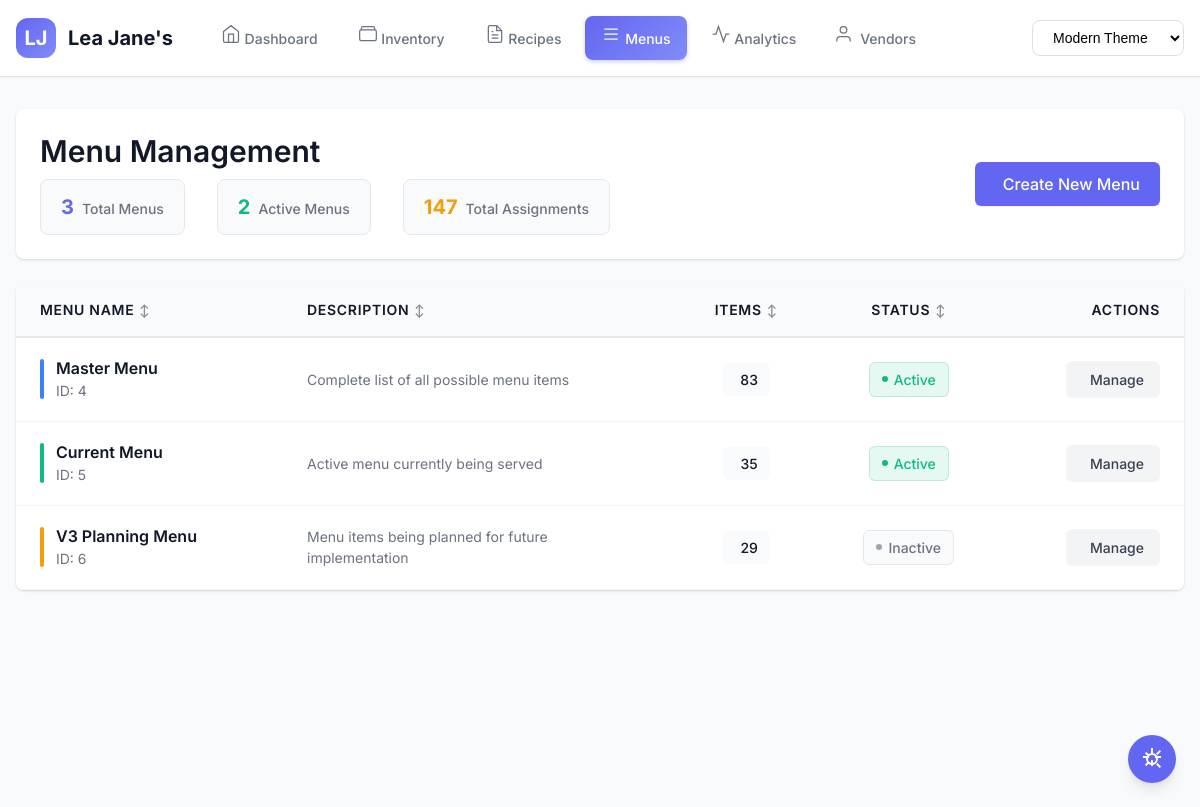
Page /menus_mgmt on the committed database.
### tables this page shows
CREATE TABLE "menus_actual" (
    menu_id INTEGER PRIMARY KEY AUTOINCREMENT,
    menu_name TEXT NOT NULL UNIQUE,
    menu_version TEXT NOT NULL, -- "Current", "V3 Planning", "Summer 2025"
    
    -- Menu Status & Timeline
    status TEXT DEFAULT 'Draft' CHECK (status IN ('Draft', 'Testing', 'Active', 'Archived')),
    effective_date DATE,
    end_date DATE,
    
    -- Menu Configuration
    description TEXT,
    target_food_cost REAL DEFAULT 30.0,
    
    -- Audit
    created_at TIMESTAMP DEFAULT CURRENT_TIMESTAMP,
    updated_at TIMESTAMP DEFAULT CURRENT_TIMESTAMP
);

### app.py (the view)
@app.route('/menus_mgmt')
def menus():
    with get_db() as conn:
        menus = conn.execute('''
            SELECT m.*,
                   COUNT(DISTINCT mmi.menu_item_id) as item_count
            FROM menus m
            LEFT JOIN menu_menu_items mmi ON m.id = mmi.menu_id
            GROUP BY m.id
            ORDER BY m.sort_order, m.menu_name
        ''').fetchall()
    theme = get_theme()
    return render_template(f'menus_{theme}.html', menus=menus)

### app.py (called while the page is built)
def get_db():
    conn = sqlite3.connect(DATABASE)
    conn.row_factory = sqlite3.Row
    return conn

def get_theme():
    theme = request.args.get('theme') or request.cookies.get('theme', 'modern')
    return theme if theme in ['modern', 'neo', 'fam'] else 'modern'

### templates/menus_modern.html (shortened to what this page needs)
{% extends "base_modern.html" %}
{% block content %}
<div class="container-fluid">
    <div class="stats-container">
        <div style="display: flex; justify-content: space-between; align-items: center; flex-wrap: wrap; gap: 1rem;">
            <div>
                <h1 style="color: var(--text-primary); margin: 0; font-size: 1.875rem;">Menu Management</h1>
                <div class="stats-row">
                    <div class="stat-item stat-total">
                        <span class="stat-value">{{ menus|length }}</span>
                        <span class="stat-label">Total Menus</span>
                    </div>
                    <div class="stat-item stat-active">
                        <span class="stat-value">{{ menus|selectattr('is_active')|list|length }}</span>
                        <span class="stat-label">Active Menus</span>
                    </div>
                    <div class="stat-item stat-items">
                        <span class="stat-value">{{ menus|sum(attribute='item_count') }}</span>
                        <span class="stat-label">Total Assignments</span>
                    </div>
                </div>
            </div>
            <a href="{{ url_for('create_menu') }}" style="background: #6366f1; color: white; padding: 0.625rem 1.25rem; border-radius: 6px; text-decoration: none; display: inline-flex; align-items: center; gap: 0.5rem; font-weight: 500; box-shadow: 0 1px 2px rgba(0,0,0,0.05);">
                 Create New Menu
            </a>
        </div>
    </div>
    <div style="background: var(--bg-primary); border-radius: 8px; overflow: hidden; box-shadow: var(--shadow);">
        <table class="table" style="width: 100%; border-collapse: collapse;">
            <thead>
                <tr style="background-color: var(--bg-secondary); border-bottom: 2px solid var(--gray-200);">
                    <th style="text-align: left; padding: 1rem 1.5rem; font-weight: 600; color: var(--text-primary); font-size: 0.875rem; text-transform: uppercase; letter-spacing: 0.05em;">Menu Name</th>
                    <th style="text-align: left; padding: 1rem 1.5rem; font-weight: 600; color: var(--text-primary); font-size: 0.875rem; text-transform: uppercase; letter-spacing: 0.05em;">Description</th>
                    <th style="text-align: center; padding: 1rem 1.5rem; font-weight: 600; color: var(--text-primary); font-size: 0.875rem; text-transform: uppercase; letter-spacing: 0.05em;">Items</th>
                    <th style="text-align: center; padding: 1rem 1.5rem; font-weight: 600; color: var(--text-primary); font-size: 0.875rem; text-transform: uppercase; letter-spacing: 0.05em;">Status</th>
                    <th style="text-align: right; padding: 1rem 1.5rem; font-weight: 600; color: var(--text-primary); font-size: 0.875rem; text-transform: uppercase; letter-spacing: 0.05em;">Actions</th>
                </tr>
            </thead>
            <tbody style="background-color: var(--bg-primary);">
                {% set accent_colors = ['#3b82f6', '#10b981', '#f59e0b', '#ef4444', '#8b5cf6', '#ec4899', '#06b6d4', '#84cc16'] %}
                {% for menu in menus %}
                <tr style="border-bottom: 1px solid var(--gray-200); transition: background-color 0.15s;">
                    <td style="padding: 1.25rem 1.5rem;">
                        <div style="display: flex; align-items: center; gap: 0.75rem;">
                            <div style="width: 4px; height: 40px; background-color: {{ accent_colors[loop.index0 % accent_colors|length] }}; border-radius: 2px;"></div>
                            <div>
                                <h4 style="margin: 0; font-size: 1rem; color: var(--text-primary); font-weight: 600;">{{ menu.menu_name }}</h4>
                                <p style="margin: 0.125rem 0 0 0; font-size: 0.875rem; color: var(--text-secondary);">ID: {{ menu.id }}</p>
                            </div>
                        </div>
                    </td>
                    <td style="padding: 1.25rem 1.5rem; color: var(--text-secondary); font-size: 0.875rem; max-width: 300px;">
                        {{ menu.description or 'No description provided' }}
                    </td>
                    <td style="padding: 1.25rem 1.5rem; text-align: center;">
                        <span style="display: inline-flex; align-items: center; gap: 0.375rem; background-color: var(--bg-secondary); color: var(--text-primary); padding: 0.375rem 0.75rem; border-radius: 6px; font-size: 0.875rem; font-weight: 500;">
                            {{ menu.item_count }}
                        </span>
                    </td>
                    <td style="padding: 1.25rem 1.5rem; text-align: center;">
                        {% if menu.is_active %}
                            <span class="status-badge active">
                                <span class="status-dot"></span>
                                Active
                            </span>
                        {% else %}
                            <span class="status-badge inactive">
                                <span class="status-dot"></span>
                                Inactive
                            </span>
                        {% endif %}
                    </td>
                    <td style="padding: 1.25rem 1.5rem; text-align: right;">
                        <a href="{{ url_for('edit_menu', menu_id=menu.id) }}"
                           style="display: inline-flex; align-items: center; gap: 0.5rem; background-color: #f3f4f6; color: #374151; padding: 0.5rem 1rem; border-radius: 6px; text-decoration: none; font-size: 0.875rem; font-weight: 500; transition: all 0.15s;"
                           onmouseover="this.style.backgroundColor='#e5e7eb'"
                           onmouseout="this.style.backgroundColor='#f3f4f6'">
                             Manage
                        </a>
                    </td>
                </tr>
                {% endfor %}
            </tbody>
        </table>
    </div>
</div>
{% endblock %}

### static/css/design-system.css (style rules this page uses)
:root { --space-unit: 8px; --space-0: 0; --space-1: calc(var(--space-unit) * 0.5); --space-2: var(--space-unit); --space-3: calc(var(--space-unit) * 1.5); --space-4: calc(var(--space-unit) * 2); --space-5: calc(var(--space-unit) * 2.5); --space-6: calc(var(--space-unit) * 3); --space-7: calc(var(--space-unit) * 3.5); --space-8: calc(var(--space-unit) * 4); --space-9: calc(var(--space-unit) * 4.5); --space-10: calc(var(--space-unit) * 5); --space-12: calc(var(--space-unit) * 6); --space-16: calc(var(--space-unit) * 8); --space-20: calc(var(--space-unit) * 10); --space-24: calc(var(--space-unit) * 12); --space-xs: var(--space-1); --space-sm: var(--space-2); --space-md: var(--space-4); --space-lg: var(--space-6); --space-xl: var(--space-8); --space-2xl: var(--space-12); --space-3xl: var(--space-16); --card-padding: var(--space-6); --section-spacing: var(--space-10); --container-padding: var(--space-4); --form-spacing: var(--space-6); --button-padding-x: var(--space-5); --button-padding-y: var(--space-3); --input-padding-x: var(--space-4); --input-padding-y: var(--space-3); }
:root { --text-xs: 0.75rem; --text-sm: 0.875rem; --text-base: 1rem; --text-lg: 1.125rem; --text-xl: 1.25rem; --text-2xl: 1.5rem; --text-3xl: 1.875rem; --text-4xl: 2.25rem; --text-5xl: 3rem; --leading-none: 1; --leading-tight: 1.25; --leading-snug: 1.375; --leading-normal: 1.5; --leading-relaxed: 1.625; --leading-loose: 2; --tracking-tighter: -0.05em; --tracking-tight: -0.025em; --tracking-normal: 0; --tracking-wide: 0.025em; --tracking-wider: 0.05em; --tracking-widest: 0.1em; --font-thin: 100; --font-light: 300; --font-normal: 400; --font-medium: 500; --font-semibold: 600; --font-bold: 700; --font-extrabold: 800; --font-black: 900; }
:root { --radius-none: 0; --radius-sm: 0.125rem; --radius-base: 0.25rem; --radius-md: 0.375rem; --radius-lg: 0.5rem; --radius-xl: 0.75rem; --radius-2xl: 1rem; --radius-3xl: 1.5rem; --radius-full: 9999px; --button-radius: var(--radius-lg); --card-radius: var(--radius-xl); --input-radius: var(--radius-lg); --badge-radius: var(--radius-full); --modal-radius: var(--radius-2xl); }
:root { --shadow-xs: 0 1px 2px 0 rgb(0 0 0 / 0.05); --shadow-sm: 0 1px 3px 0 rgb(0 0 0 / 0.1), 0 1px 2px -1px rgb(0 0 0 / 0.1); --shadow-base: 0 4px 6px -1px rgb(0 0 0 / 0.1), 0 2px 4px -2px rgb(0 0 0 / 0.1); --shadow-md: 0 10px 15px -3px rgb(0 0 0 / 0.1), 0 4px 6px -4px rgb(0 0 0 / 0.1); --shadow-lg: 0 20px 25px -5px rgb(0 0 0 / 0.1), 0 8px 10px -6px rgb(0 0 0 / 0.1); --shadow-xl: 0 25px 50px -12px rgb(0 0 0 / 0.25); --shadow-2xl: 0 30px 60px -15px rgb(0 0 0 / 0.3); --shadow-inner: inset 0 2px 4px 0 rgb(0 0 0 / 0.05); --shadow-none: 0 0 #0000; --card-shadow: var(--shadow-base); --button-shadow: var(--shadow-sm); --dropdown-shadow: var(--shadow-lg); --modal-shadow: var(--shadow-xl); }
:root { --duration-75: 75ms; --duration-100: 100ms; --duration-150: 150ms; --duration-200: 200ms; --duration-300: 300ms; --duration-500: 500ms; --duration-700: 700ms; --duration-1000: 1000ms; --ease-linear: linear; --ease-in: cubic-bezier(0.4, 0, 1, 1); --ease-out: cubic-bezier(0, 0, 0.2, 1); --ease-in-out: cubic-bezier(0.4, 0, 0.2, 1); --transition-base: all var(--duration-200) var(--ease-in-out); --transition-fast: all var(--duration-150) var(--ease-in-out); --transition-slow: all var(--duration-300) var(--ease-in-out); }
:root { --z-0: 0; --z-10: 10; --z-20: 20; --z-30: 30; --z-40: 40; --z-50: 50; --z-auto: auto; --z-dropdown: 1000; --z-sticky: 1020; --z-fixed: 1030; --z-modal-backdrop: 1040; --z-modal: 1050; --z-popover: 1060; --z-tooltip: 1070; }
:root { --screen-xs: 375px; --screen-sm: 640px; --screen-md: 768px; --screen-lg: 1024px; --screen-xl: 1280px; --screen-2xl: 1536px; --screen-3xl: 1920px; --screen-4xl: 2560px; --screen-5xl: 3840px; }

### static/css/mobile-buttons.css (style rules this page uses)
:root { --btn-min-height: 44px; --btn-comfortable-height: 48px; --btn-large-height: 56px; --btn-padding-y: 12px; --btn-padding-x: 20px; --btn-padding-y-mobile: 14px; --btn-padding-x-mobile: 16px; }

### rows in the picture
menus_actual: menu_name "Master Menu", id "4", description "Complete list of all possible menu items", item_count "83", shows "Active"
menus_actual: menu_name "Current Menu", id "5", description "Active menu currently being served", item_count "35"
menus_actual: menu_name "V3 Planning Menu", id "6", description "Menu items being planned for future implementation", item_count "29", shows "Inactive"

### other values in the picture
{{ menus|length }} "3"
{{ menus|selectattr('is_active')|list|length }} "2"
{{ menus|sum(attribute='item_count') }} "147"
